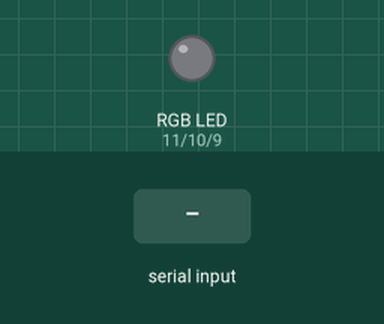
Recording of a sketch running on a simulated Arduino Uno, built with avr-gcc and run on an emulated ATmega328P. Shown: an RGB LED mixed from three pins (HIGH = lit). Inputs (shaded band) come from the test bench. Dim RGB values are drawn brighter than linear.

Above: at 1.2 s.
1.3 s: "90,45,200\n" received over Serial
At 2.0 s:
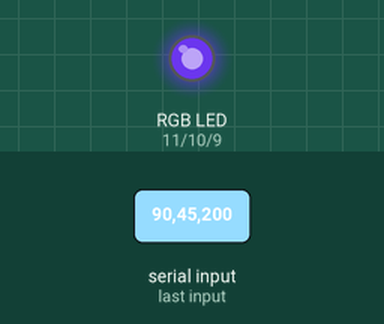
2.8 s: "30,150,10\n" received over Serial
At 4.0 s:
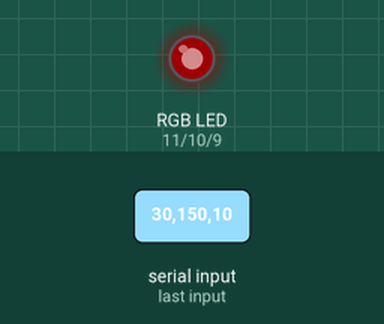
4.3 s: "30,150\n" received over Serial
At 5.4 s:
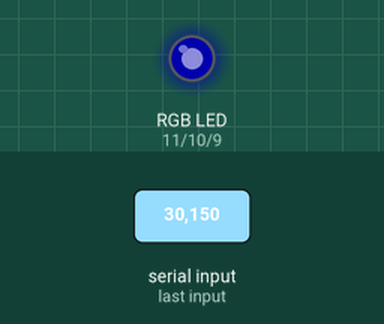
5.8 s: "30,150,10\n" received over Serial
At 6.6 s:
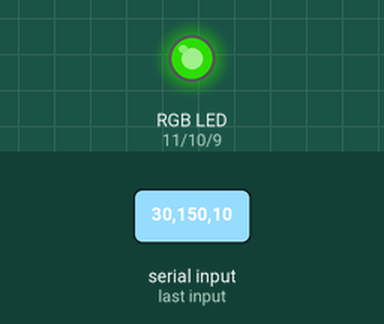
7.3 s: "1,90,45\n" received over Serial
At 7.7 s:
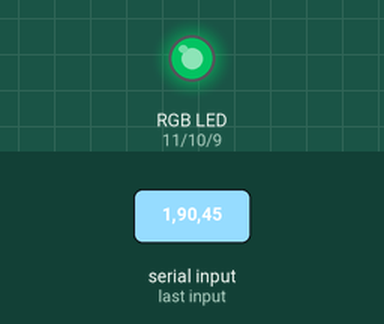
Timing chart, 0 to 9.8 s (numbered marks = the images above; inputs shaded):
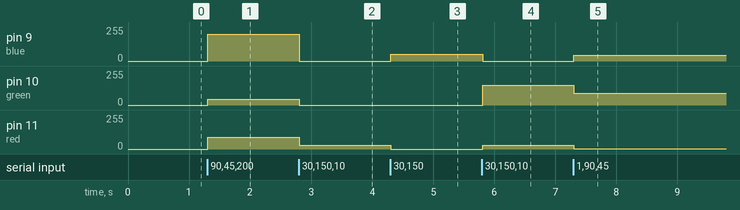

Measured:
- after the input at 1.3 s, pin 9 (blue): 0/255 → 200/255 at once; pin 10 (green): 0/255 → 45/255 at once; pin 11 (red): 0/255 → 90/255 at once
- after the input at 2.8 s, pin 9 (blue): 200/255 → 0/255 at once; pin 10 (green): 45/255 → 0/255 at once; pin 11 (red): 90/255 → 30/255 at once
- after the input at 4.3 s, pin 9 (blue): 0/255 → 50/255 at once; pin 11 (red): 30/255 → 0/255 at once
- after the input at 5.8 s, pin 9 (blue): 50/255 → 0/255 at once; pin 10 (green): 0/255 → 150/255 at once; pin 11 (red): 0/255 → 30/255 at once
- after the input at 7.3 s, pin 9 (blue): 0/255 → 45/255 at once; pin 10 (green): 150/255 → 90/255 at once; pin 11 (red): 30/255 → 1/255 at once

The sketch:

LED_RGB_BLUETOOTH.ino
```cpp
int red=11, green=10, blue=9;

char btRecebido; //RECEBE DADOS DO BLUETOOTH

String rgb, r, g, b;

int rInt; //RECEBE O VALOR INTEIRO QUE REPRESENTA A COR VERMELHA
int gInt; //RECEBE O VALOR INTEIRO QUE REPRESENTA A COR VERDE
int bInt; //RECEBE O VALOR INTEIRO QUE REPRESENTA A COR AZUL

int controle = 0; //CONTROLA OS CARACTERES RECEBIDOS

void setup(){
  Serial.begin(9600);
}

void loop(){
  if(Serial.available()){
    btRecebido = Serial.read();
    rgb.concat(btRecebido);
    controle++;
  }

  if(controle == 9){
    //QUEBRA A STRING COM O CÓDIGO DA COR PARA CADA UMA DAS TRÊS CORES.
    r = rgb.substring(0,3);
    g = rgb.substring(3,6);
    b = rgb.substring(6,9);

    rInt = atoi(r.c_str());
    gInt = atoi(g.c_str());
    bInt = atoi(b.c_str());

    analogWrite(red, rInt);
    analogWrite(green, gInt);
    analogWrite(blue, bInt);
    rgb = "";
    controle = 0;
  }
}
```
